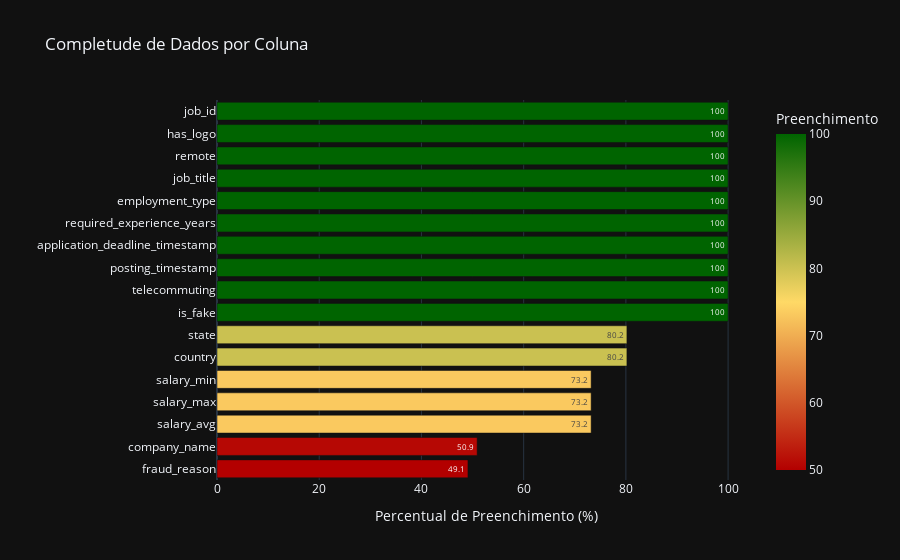

Notebook cell for this chart:
### Markdown cell above
## 7. Análise de Completude dos Dados
7.1 Completude das Colunas na Camada Silver

Esta análise examina o nível de preenchimento das colunas do dataset.
O objetivo é identificar atributos com baixa completude que possam impactar a confiabilidade das análises subsequentes.

### Code cell
from pyspark.sql.functions import col, count, when
import pandas as pd
import plotly.express as px

total_rows = df_silver.count()

completeness = []

for column_name in df_silver.columns:
    non_null_count = df_silver.select(
        count(when(col(column_name).isNotNull(), column_name)).alias("cnt")
    ).collect()[0]["cnt"]

    completeness.append({
        "Coluna": column_name,
        "Preenchimento": round((non_null_count / total_rows) * 100, 1)
    })

completeness_df = pd.DataFrame(completeness)

fig = px.bar(
    completeness_df.sort_values("Preenchimento"),
    x="Preenchimento",
    y="Coluna",
    orientation="h",
    color="Preenchimento",
    color_continuous_scale=["#b30000", "#ffd966", "#006400"],
    range_color=[50, 100],
    title="Completude de Dados por Coluna",
    text="Preenchimento"
)

fig.update_layout(
    template="plotly_dark",
    xaxis_title="Percentual de Preenchimento (%)",
    yaxis_title="",
    coloraxis_colorbar=dict(title="Preenchimento"),
)

fig.show()

### Figure 1 — Plotly figure (JSON) as saved in the notebook; plotly's stock layout.template omitted (floating-point values rounded to 4 significant figures)
{"data": [{"hovertemplate": "Preenchimento=%{marker.color}<br>Coluna=%{y}<extra></extra>", "legendgroup": "", "marker": {"color": [49.1, 50.9, 73.2, 73.2, 73.2, 80.2, 80.2, 100.0, 100.0, 100.0, 100.0, 100.0, 100.0, 100.0, 100.0, 100.0, 100.0], "coloraxis": "coloraxis", "pattern": {"shape": ""}}, "name": "", "orientation": "h", "showlegend": false, "text": [49.1, 50.9, 73.2, 73.2, 73.2, 80.2, 80.2, 100.0, 100.0, 100.0, 100.0, 100.0, 100.0, 100.0, 100.0, 100.0, 100.0], "textposition": "auto", "x": [49.1, 50.9, 73.2, 73.2, 73.2, 80.2, 80.2, 100.0, 100.0, 100.0, 100.0, 100.0, 100.0, 100.0, 100.0, 100.0, 100.0], "xaxis": "x", "y": ["fraud_reason", "company_name", "salary_avg", "salary_max", "salary_min", "country", "state", "is_fake", "telecommuting", "posting_timestamp", "application_deadline_timestamp", "required_experience_years", "employment_type", "job_title", "remote", "has_logo", "job_id"], "yaxis": "y", "type": "bar"}], "layout": {"xaxis": {"anchor": "y", "domain": [0.0, 1.0], "title": {"text": "Percentual de Preenchimento (%)"}}, "yaxis": {"anchor": "x", "domain": [0.0, 1.0], "title": {"text": ""}}, "coloraxis": {"colorbar": {"title": {"text": "Preenchimento"}}, "colorscale": [[0.0, "#b30000"], [0.5, "#ffd966"], [1.0, "#006400"]], "cmin": 50, "cmax": 100}, "legend": {"tracegroupgap": 0}, "title": {"text": "Completude de Dados por Coluna"}, "barmode": "relative"}}
